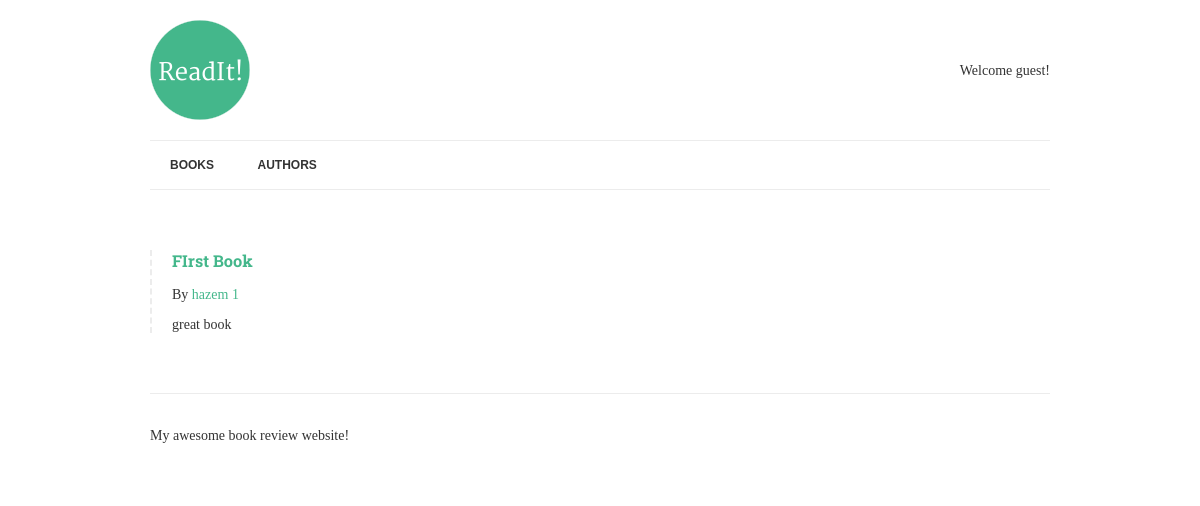
Page /books/1/ on the committed database.
### books/models.py (models this page shows, shortened)
class Book(models.Model):
	title = models.CharField(max_length=150)
	authors = models.ManyToManyField('Author', related_name='books')
	review = models.TextField(blank=True, null=True)
	date_reviewed = models.DateTimeField(blank=True, null=True)
	is_favourite = models.BooleanField(default=False, verbose_name="Favourite?")

class Author(models.Model):
	name = models.CharField(max_length=70, help_text="Use pen name, not real name!",
							unique=True)

### books/views.py (the view)
# urls.py: url(r'^books/(?P<pk>[-\w]+)/$', BookDetail.as_view(), name='book-detail'),
class BookDetail(DetailView):
    model = Book
    template_name = "book.html"

### books/templates/book.html
{% extends "base.html" %}
{% block content %}
	{% if book.review %}
		{% include "book-detail.html" %}
	{% endif %}
{% endblock %}

### books/templates/book-detail.html (shortened to what this page needs)
<div class="book">
	<h3><a href="{% url 'book-detail' book.pk %}">{{ book.title }}</a></h3>
	<p>By {% for author in book.authors.all %}<a href="{% url 'author-detail' author.pk %}">{{ author.name }}</a>{% endfor %}</p>
	<p>{{ book.review|linebreaks }}</p>
</div>

### Library/static/css/style.css (style rules this page uses)
.book { border-left: 2px dashed #ececec; padding-left: 20px; margin: 40px 0; }
body { font-family: 'Merriweather', serif; color: #333; font-size: 14px; }
h1, h2, h3, h4, h5, h6 { font-family: 'Roboto Slab', serif; }
a { color: #44B78B; text-decoration: none; }

### rows in the picture
Book: title "FIrst Book", review "great book"
Author: name "hazem 1"
